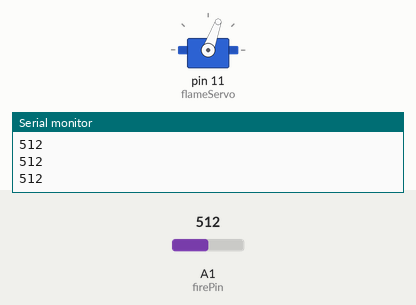
The sketch below on a simulated Arduino Uno, built with avr-gcc and run on an emulated ATmega328P. Shown: servo, the last lines printed to the serial monitor. Inputs (shaded band) come from the test bench; at power-on: A1 (firePin) = 512.

Above: at 1.27 s.
1.3 s: A1 (firePin) set to 213
At 3.0 s:
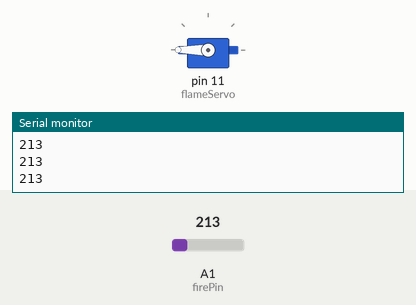
4.3 s: A1 (firePin) set to 184
At 5.8 s:
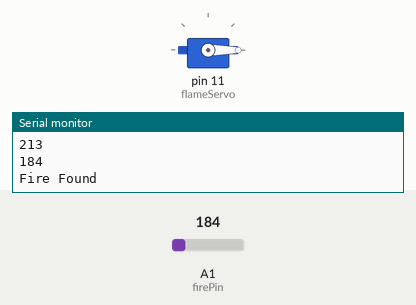
Timing chart, 0 to 11.8 s (numbered marks = the images above; inputs shaded):
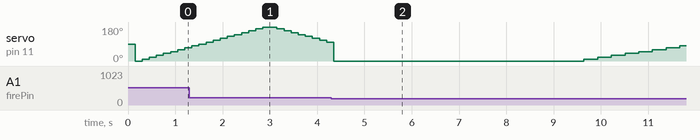

Measured:
- the behaviour switches between 200 and 199 on A1 (firePin) (found by bisection; images 1 and 2)

The sketch:

fireSensorTesting.ino
```cpp
#include <Servo.h>
#include <TimerOne.h>

Servo flameServo;

#define firePin A1
#define extinguishingFire 1
int mainState = 0;
int servoIncreasing = 0;
int fireServoPos = 0;
volatile long countTime = 0;
int scanComplete = false;
long lastFireTimeCount = 0;

int firePosition;
int lastFlameVal = 2000;

void setup() {
  // put your setup code here, to run once:
  Serial.begin(9600);
  flameServo.attach(11, 544, 2400);

  Timer1.initialize(10000); // set a timer of length 100000 microseconds (or 0.1 sec - or 10Hz => the led will blink 5 times, 5 cycles of on-and-off, per second)
  Timer1.attachInterrupt( timerIsr ); // attach the service routine here
}

void loop() {

  switch(mainState) {

  case 0:
    lookForFire();
    break;
  case 1:
    scan();
    if(scanComplete) {
      scanComplete = false;
      delay(5000);
    }
    break;

  }
}

void timerIsr(void) {

  countTime++;

}


/*********************************************************************************************/
// Scan function
// scans the full range of the flame sensor servo, saving positions and readings in an array,
// and saving a global variable with the servo position at the highest flame sensing
// this is used once the flame has been seen

void scan(void) {

  int currFlameVal;

  if(countTime - lastFireTimeCount > 28) {

    if(fireServoPos > 180) {

      fireServoPos = 0; // reset the position
      lastFlameVal = 2000; // reset the last flame val
      flameServo.write(0); // write the servo back to reset position
      scanComplete = true; //Indicate the scan is complete

      Serial.println("DONEEEEE");
      Serial.println(firePosition);

    }

    else {

      flameServo.write(fireServoPos);
      currFlameVal = analogRead(firePin);

      Serial.print("Position ");
      Serial.print(fireServoPos);
      Serial.print("Flame Value ");
      Serial.println(currFlameVal);

      if(currFlameVal < lastFlameVal) {

        lastFlameVal = currFlameVal;
        firePosition =  fireServoPos;

      }

      fireServoPos += 10;

    }

      lastFireTimeCount = countTime; // reset the stored time variable

  }

}

/*********************************************************************************************/
// Look For Fire function


// This function is constantly polled when navigating the maze
// it rotates the servo and if it ever sees a "flame" changes the main State

void lookForFire(void) {

  int flameVal;

  if(countTime - lastFireTimeCount >= 15) {

    /* Read current fire sensor value */
    flameVal = analogRead(firePin);
    Serial.println(flameVal);
    //Serial.println(fireServoPos);

    flameServo.write(fireServoPos);

    if(servoIncreasing) {
      if(fireServoPos <= 170) {
        fireServoPos += 10;
        flameServo.write(fireServoPos);
      }
      else {
        servoIncreasing = 0;
      }
    }
    else {
      if(fireServoPos >= 10) {
        fireServoPos -= 10;
        flameServo.write(fireServoPos);
      }
      else {
        servoIncreasing = 1;
      }
    }


    /* If the flame is found */
    if(flameVal < 200) {
       /* Change to extiguish fire state */
       mainState = extinguishingFire;
       fireServoPos = 0; // reset the position
       lastFlameVal = 2000; // reset the last flame val
       flameServo.write(0); // write the servo back to reset position
       scanComplete = true; //Indicate the scan is complete
       Serial.println("Fire Found");
    }

    lastFireTimeCount = countTime; // reset the stored time variable

  }

}
```
